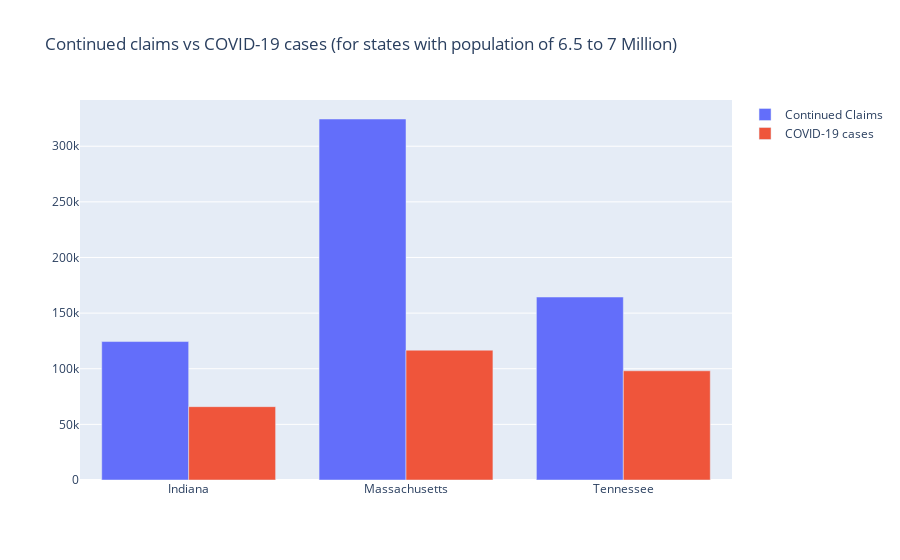

The code cell stored with this chart in its notebook:
### Code cell
df = df_statewise_7m
fig = go.Figure(data=[
    go.Bar(name='Continued Claims', x=df['State'], y=df['Continued Claims']),
    go.Bar(name='COVID-19 cases', x=df['State'], y=df['cases'])
])
# Change the bar mode
fig.update_layout(barmode='group',title="Continued claims vs COVID-19 cases (for states with population of 6.5 to 7 Million)")
fig.show()

### Figure 1 — Plotly figure (JSON) as saved in the notebook; plotly's stock layout.template omitted (floating-point values rounded to 4 significant figures)
{"data": [{"name": "Continued Claims", "type": "bar", "x": ["Indiana", "Massachusetts", "Tennessee"], "y": [124400.0, 324500.0, 164500.0]}, {"name": "COVID-19 cases", "type": "bar", "x": ["Indiana", "Massachusetts", "Tennessee"], "y": [65918, 116684, 98145]}], "layout": {"autosize": true, "barmode": "group", "title": {"text": "Continued claims vs COVID-19 cases (for states with population of 6.5 to 7 Million)"}, "xaxis": {"autorange": true, "range": [-0.5, 2.5], "type": "category"}, "yaxis": {"autorange": true, "range": [0, 341500.0], "type": "linear"}}}
